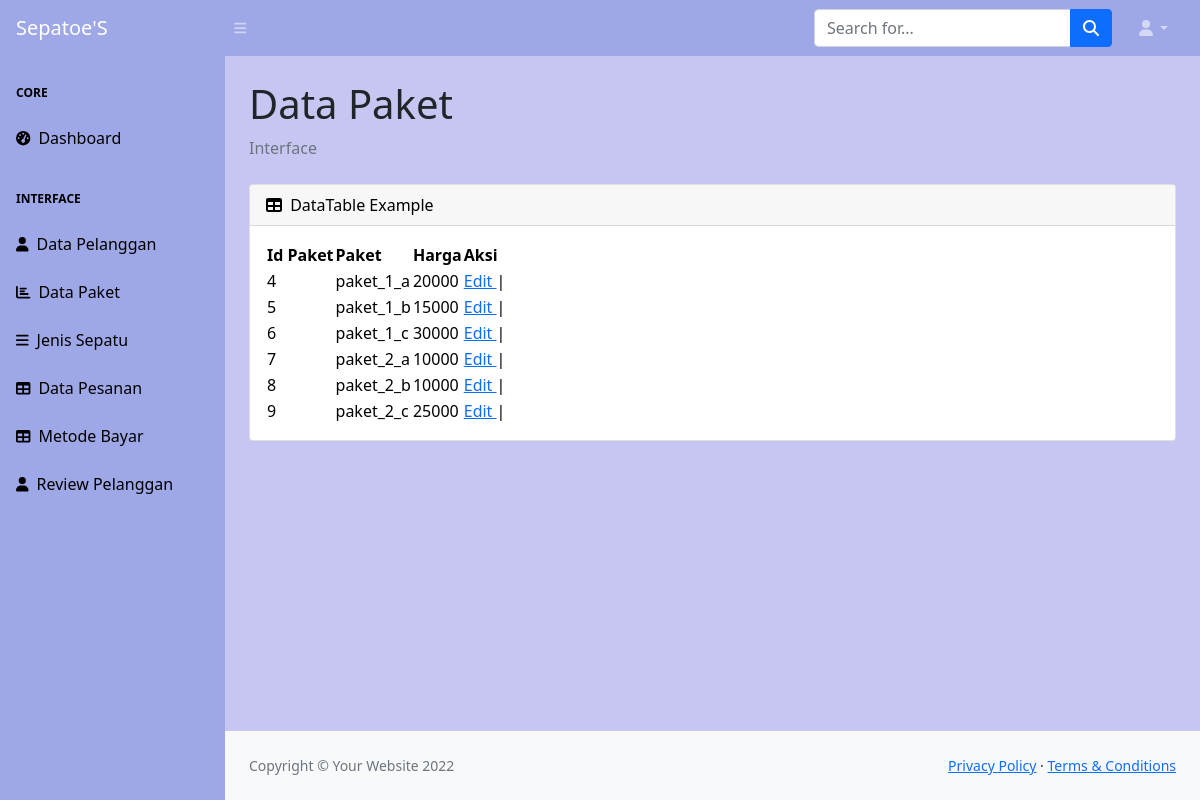
The app's page /admin/Data-paket.php with its own data.
### tables this page shows
CREATE TABLE `tb_paket` (
  `id_paket` int(11) NOT NULL,
  `nama_paket` varchar(11) NOT NULL,
  `harga` int(11) NOT NULL
);

### admin/Data-paket.php (the view, shortened to what this page needs)
<?php
include '../koneksi.php';
$sql = mysqli_query($conn, "SELECT * FROM tb_paket");
?>
<!DOCTYPE html>
<html lang="en">
    <head>
        <link href="https://cdn.jsdelivr.net/npm/simple-datatables@latest/dist/style.css" rel="stylesheet" />
        <link href="css/styles.css" rel="stylesheet" />
    </head>
    <body class="sb-nav-fixed">
        <nav class="sb-topnav navbar navbar-expand navbar-dark" style="background-color: #9FA8E7;">
            <a class="navbar-brand ps-3" href="index.html">Sepatoe'S</a>
            <button class="btn btn-link btn-sm order-1 order-lg-0 me-4 me-lg-0" id="sidebarToggle" href="#!"><i class="fas fa-bars"></i></button>
            <form class="d-none d-md-inline-block form-inline ms-auto me-0 me-md-3 my-2 my-md-0">
                <div class="input-group">
                    <input class="form-control" type="text" placeholder="Search for..." aria-label="Search for..." aria-describedby="btnNavbarSearch" />
                    <button class="btn btn-primary" id="btnNavbarSearch" type="button"><i class="fas fa-search"></i></button>
                </div>
            </form>
            <ul class="navbar-nav ms-auto ms-md-0 me-3 me-lg-4">
                <li class="nav-item dropdown">
                    <a class="nav-link dropdown-toggle" id="navbarDropdown" href="#" role="button" data-bs-toggle="dropdown" aria-expanded="false"><i class="fas fa-user fa-fw"></i></a>
                </li>
            </ul>
        </nav>
        <div id="layoutSidenav" style="background-color: #C7C6F3;">
            <div id="layoutSidenav_nav">
                <nav class="sb-sidenav accordion sb-sidenav-dark" id="sidenavAccordion" style="background-color: #9FA8E7;">
                    <div class="sb-sidenav-menu">
                        <div class="nav" >
                            <div class="sb-sidenav-menu-heading" style="color: black;">Core</div>
                            <a class="nav-link" href="index.html" style="color: black;">
                                <div class="sb-nav-link-icon"><i class="fas fa-tachometer-alt" style="color: black;"></i></div>
                                Dashboard
                            </a>
                            <div class="sb-sidenav-menu-heading" style="color: black;">Interface</div>
                            <a class="nav-link" href="Data-pelanggan.php" style="color: black;">
                                <div class="sb-nav-link-icon"><i class="fas fa-user" style="color: black;"></i></div>
                                Data Pelanggan
                            </a>
                            <a class="nav-link" href="Data-paket.php" style="color: black;">
                                <div class="sb-nav-link-icon"><i class="fas fa-chart-bar" style="color: black;"></i></div>
                                Data Paket
                            </a>
                            <a class="nav-link" href="Jenis-sepatu.php"style="color: black;">
                                <div class="sb-nav-link-icon"><i class="fas fa-bars"style="color: black;"></i></div>
                                Jenis Sepatu
                            </a>
                            <a class="nav-link" href="Data-Pesanan.php"style="color: black;">
                                <div class="sb-nav-link-icon"><i class="fas fa-table"style="color: black;"></i></div>
                                Data Pesanan
                            </a>
                            <a class="nav-link" href="Metode-bayar.php"style="color: black;">
                                <div class="sb-nav-link-icon"><i class="fas fa-table"style="color: black;"></i></div>
                                Metode Bayar
                            </a>
                            <a class="nav-link" href="Review-pelanggan.php"style="color: black;">
                                <div class="sb-nav-link-icon"><i class="fas fa-user"style="color: black;"></i></div>
                                Review Pelanggan
                            </a>
                        </div>
                    </div>
                </nav>
            </div>
            <div id="layoutSidenav_content">
                <main>
                    <div class="container-fluid px-4">
                        <h1 class="mt-4">Data Paket</h1>
                        <ol class="breadcrumb mb-4">
                            <li class="breadcrumb-item active">Interface</li>
                        </ol>
                        <div class="card mb-4" style="color: black;">
                            <div class="card-header">
                                <i class="fas fa-table me-1"></i>
                                DataTable Example
                            </div>
                            <div class="card-body">
                                <table id="datatablesSimple">
                                    <thead>
                                        <tr>
                                            <th>Id Paket</th>
                                            <th>Paket</th>
                                            <th>Harga</th>
                                            <th>Aksi</th>
                                        </tr>
                                    </thead>
                                    <tbody>
                                        <?php
                                        foreach ($sql as $s) {
                                            ?>
                                        <tr>
                                            <td><?= $s['id_paket']?></td>
                                            <td><?=$s['nama_paket'] ?></td>
                                            <td><?=$s['harga'] ?></td>
                                            <td><a href="paket_edit.php?id=<?=$s['id_paket'] ?>">Edit </a>  | <a href="paket_hapus.php?id=<?=$s['id_paket']?>"> </a></td>
                                        </tr>
                                        <?php
                                        }
                                        ?>
                                    </tbody>
                                </table>
                            </div>
                        </div>
                    </div>
                </main>
                <footer class="py-4 bg-light mt-auto">
                    <div class="container-fluid px-4">
                        <div class="d-flex align-items-center justify-content-between small">
                            <div class="text-muted">Copyright &copy; Your Website 2022</div>
                            <div>
                                <a href="#">Privacy Policy</a>
                                &middot;
                                <a href="#">Terms &amp; Conditions</a>
                            </div>
                        </div>
                    </div>
                </footer>
            </div>
        </div>
    </body>
</html>

### records on screen
tb_paket: id_paket "4", nama_paket "paket_1_a", harga "20000"
tb_paket: id_paket "5", nama_paket "paket_1_b", harga "15000"
tb_paket: id_paket "6", nama_paket "paket_1_c", harga "30000"
tb_paket: id_paket "7", nama_paket "paket_2_a", harga "10000"
tb_paket: id_paket "8", nama_paket "paket_2_b", harga "10000"
tb_paket: id_paket "9", nama_paket "paket_2_c", harga "25000"
